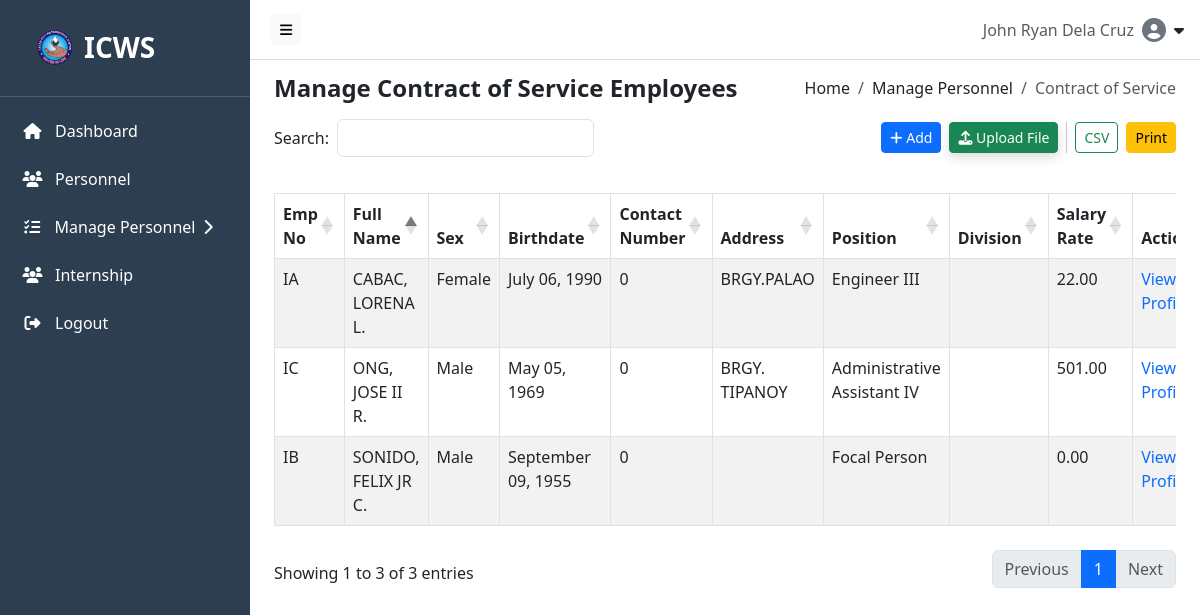
The app's page /src/components/manage_cos.php (signed in) with its own data.
### tables this page shows
CREATE TABLE `contract_service` (
  `contractservice_id` int(5) NOT NULL,
  `personnel_id` int(5) DEFAULT NULL,
  `salaryRate` float(10,2) DEFAULT NULL,
  `createdAt` timestamp NOT NULL DEFAULT current_timestamp() ON UPDATE current_timestamp(),
  `updatedAt` timestamp NOT NULL DEFAULT current_timestamp() ON UPDATE current_timestamp()
);

CREATE TABLE `personnel` (
  `personnel_id` int(5) NOT NULL,
  `Emp_No` varchar(100) NOT NULL,
  `emp_type` enum('Regular','Job Order','Contract') NOT NULL,
  `emp_status` enum('Active','Inactive') NOT NULL,
  `full_name` varchar(255) DEFAULT NULL,
  `position` varchar(255) DEFAULT NULL,
  `unit` varchar(100) NOT NULL,
  `section` varchar(100) NOT NULL,
  `team` varchar(255) NOT NULL,
  `operator` varchar(255) NOT NULL,
  `division` varchar(255) DEFAULT NULL,
  `contact_number` bigint(11) DEFAULT NULL,
  `sex` enum('Male','Female') DEFAULT NULL,
  `birthdate` date DEFAULT NULL,
  `address` varchar(255) DEFAULT NULL,
  `profile_picture` varchar(255) NOT NULL,
  `createdAt` timestamp NOT NULL DEFAULT current_timestamp() ON UPDATE current_timestamp(),
  `updatedAt` timestamp NOT NULL DEFAULT current_timestamp() ON UPDATE current_timestamp()
);

### src/components/manage_cos.php (the view, shortened to what this page needs)
<?php
include_once __DIR__ . '/../../backend/db.php';
$contract = [];
$result = $conn->query("
  SELECT
    p.Emp_No,
    p.full_name,
    p.sex,
    p.birthdate,
    p.contact_number,
    p.address,
    p.position,
    p.division,
    cs.salaryRate
  FROM contract_service cs
  JOIN personnel p ON cs.personnel_id = p.personnel_id
  WHERE p.emp_type = 'Contract' AND p.emp_status = 'Active'
  ORDER BY p.full_name ASC
  LIMIT 50
");
if ($result && $result->num_rows > 0) {
    while ($row = $result->fetch_assoc()) {
        $contract[] = $row;
    }
}
?>
<!DOCTYPE html>
<html lang="en">
<head>
  <link rel="stylesheet" href="https://cdn.jsdelivr.net/npm/bootstrap@5.3.0/dist/css/bootstrap.min.css">
  <link rel="stylesheet" href="https://cdnjs.cloudflare.com/ajax/libs/font-awesome/6.4.0/css/all.min.css">
  <link rel="stylesheet" href="https://cdn.datatables.net/1.13.6/css/dataTables.bootstrap5.min.css">
  <link rel="stylesheet" href="https://cdn.datatables.net/buttons/2.4.1/css/buttons.bootstrap5.min.css">
</head>
<body>
<?php include __DIR__ . '/../hero/navbar.php'; ?>
<?php include __DIR__ . '/../hero/sidebar.php'; ?>
<div class="content" id="content">
  <div class="d-flex justify-content-between align-items-center flex-wrap mb-3">
    <h4 class="mb-0 fw-bold">Manage Contract of Service Employees</h4>
    <nav aria-label="breadcrumb">
      <ol class="breadcrumb mb-0">
        <li class="breadcrumb-item"><a class="breadcrumb-link" href="http://localhost/ICWS-Personnel-Profiling/src/hero/home.php">Home</a></li>
        <li class="breadcrumb-item"><a class="breadcrumb-link" href="http://localhost/ICWS-Personnel-Profiling/src/components/personnel_record.php">Manage Personnel</a></li>
        <li class="breadcrumb-item active" aria-current="page">Contract of Service</li>
      </ol>
    </nav>
  </div>
  <div class="search-buttons-container row align-items-center mb-4">
    <div class="col-md-6 d-flex align-items-center gap-2">
      <label for="searchInput" class="form-label mb-0">Search:</label>
      <div id="customSearchContainer">
        <input type="text" id="searchInput" class="form-control" placeholder=" ">
      </div>
    </div>
    <div class="col-md-6 text-end">
      <div class="d-flex flex-wrap justify-content-end align-items-center gap-2">
        <button class="btn btn-primary btn-sm" onclick="window.location.href='http://localhost/ICWS-Personnel-Profiling/src/components/add_cos.php'"><i class="fas fa-plus"></i> Add</button>
        <button class="btn btn-success btn-sm shadow-custom text-white" data-bs-toggle="modal" data-bs-target="#uploadModal">
          <i class="fas fa-upload"></i> Upload File
        </button>
        <button class="btn btn-outline-success export-btn btn-sm" data-type="csv">CSV</button>
        <button class="btn btn-warning btn-sm" onclick="window.location.href='http://localhost/ICWS-Personnel-Profiling/src/components/print.php'">Print</button>
      </div>
    </div>
  </div>
  <div class="table-container">
    <table class="table table-striped table-bordered" id="personnelTable">
      <thead>
        <tr>
          <th>Emp No</th>
          <th>Full Name</th>
          <th>Sex</th>
          <th>Birthdate</th>
          <th>Contact Number</th>
          <th>Address</th>
          <th>Position</th>
          <th>Division</th>
          <th>Salary Rate</th>
          <th>Action</th>
        </tr>
      </thead>
      <tbody>
        <?php foreach ($contract as $index => $cos): ?>
          <tr>
            <td><?= htmlspecialchars($cos['Emp_No']) ?></td>
            <td><?= htmlspecialchars($cos['full_name']) ?></td>
            <td><?= htmlspecialchars($cos['sex']) ?></td>
            <td>
            <?= !empty($cos['birthdate'])
                ? date('F d, Y', strtotime($cos['birthdate']))
                : 'N/A';
            ?>
          </td>
            <td><?= htmlspecialchars($cos['contact_number']) ?></td>
            <td><?= htmlspecialchars($cos['address']) ?></td>
            <td><?= htmlspecialchars($cos['position']) ?></td>
            <td><?= htmlspecialchars($cos['division']) ?></td>
            <td><?= htmlspecialchars(number_format($cos['salaryRate'], 2)) ?></td>
            <td><a href="profile.php?Emp_No=<?= urlencode($cos['Emp_No']) ?>" class="view-link">View Profile</a></td>
          </tr>
        <?php endforeach; ?>
      </tbody>
    </table>
  </div>
</div>
</body>
</html>

### src/components/manage_cos.php (style rules this page uses)
body { font-family: Arial; }
.content { padding: 30px; }
.table-container { margin-top: 30px; }
.breadcrumb-link { color: inherit; text-decoration: none; transition: color 0.2s ease; }
.view-link { color: #0d6efd; text-decoration: none; transition: color 0.2s ease, text-decoration 0.2s ease; }
.search-buttons-container { margin-top: 25px; }
.shadow-custom { box-shadow: 0 4px 12px rgba(0, 0, 0, 0.15); }

### src/hero/navbar.php (style rules this page uses)
#content { margin-left: 250px; transition: margin-left 0.3s ease; padding: 1.5rem; margin-top: 50px }

### records on screen
contract_service: personnel.Emp_No "IA", personnel.full_name "CABAC, LORENA L.", personnel.sex "Female", personnel.birthdate "July 06, 1990", personnel.contact_number "0", personnel.address "BRGY.PALAO", personnel.position "Engineer III", salaryRate "22.00"
contract_service: personnel.Emp_No "IC", personnel.full_name "ONG, JOSE II R.", personnel.sex "Male", personnel.birthdate "May 05, 1969", personnel.contact_number "0", personnel.address "BRGY. TIPANOY", personnel.position "Administrative Assistant IV", salaryRate "501.00"
contract_service: personnel.Emp_No "IB", personnel.full_name "SONIDO, FELIX JR C.", personnel.sex "Male", personnel.birthdate "September 09, 1955", personnel.contact_number "0", personnel.position "Focal Person", salaryRate "0.00"

### other values on screen
$fullName "John Ryan Dela Cruz"
